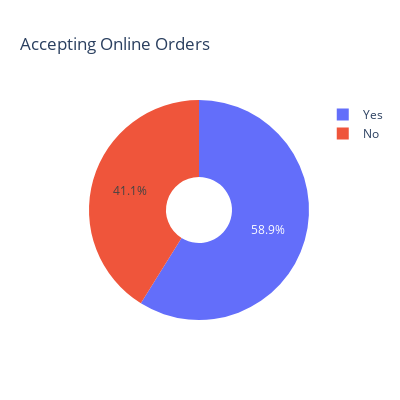

The notebook cell saved with this chart:
### Markdown cell above
### Online Orders


* As clearly indicated, almost 60 % of the restaurants are accept online orders and 40 % restaurants do not accept online order but still they listed in Zomato website.

### Code cell
piechart('online_order', 'Accepting Online Orders', 400, 400)

### Figure 1 — Plotly figure (JSON) as saved in the notebook; plotly's stock layout.template omitted (floating-point values rounded to 4 significant figures)
{"data": [{"hole": 0.3, "labels": ["Yes", "No"], "type": "pie", "values": [30444, 21273]}], "layout": {"height": 400, "title": {"text": "Accepting Online Orders"}, "width": 400}}
